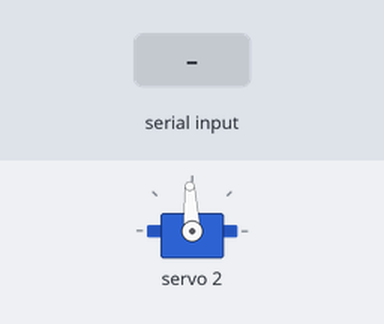
The sketch below on a simulated Arduino Uno, built with avr-gcc and run on an emulated ATmega328P. Parts: servo. The test bench sets the inputs (shaded band). What the sketch prints to the serial monitor is not drawn.

Above: at 1.4 s.
1.5 s: "30,150\n" received over Serial
At 2.3 s:
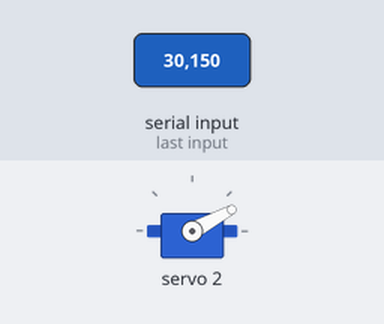
3.0 s: "5\n" received over Serial
At 3.4 s:
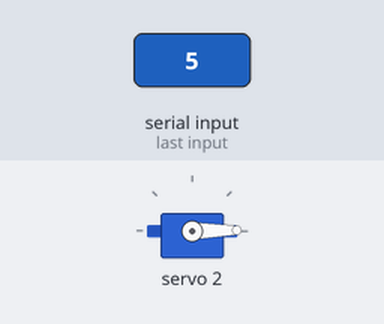
4.5 s: "90,45\n" received over Serial
At 5.7 s:
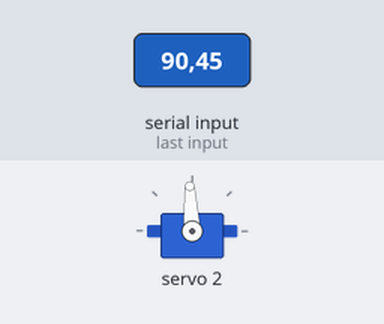
Timing chart, 0 to 7.5 s (numbered marks = the images above; inputs shaded):
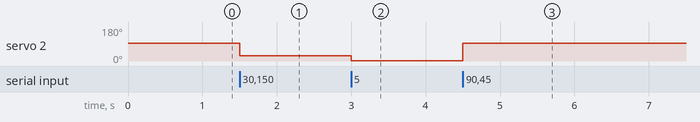

Measured:
- after the input at 1.5 s, servo 2: 93° → 28° at once
- after the input at 3.0 s, servo 2: 28° → 1° at once
- after the input at 4.5 s, servo 2: 1° → 93° at once

The sketch:

angle_tester.ino
```cpp
#include <Wire.h>
#include <Adafruit_PWMServoDriver.h>

Adafruit_PWMServoDriver pwm = Adafruit_PWMServoDriver();

#define SERVO_MIN 102
#define SERVO_MAX 512
#define SERVO_CH   2

void setServoAngle(uint8_t ch, int angle) {
  angle = constrain(angle, 0, 180);
  uint16_t pulse = map(angle, 0, 180, SERVO_MIN, SERVO_MAX);
  pwm.setPWM(ch, 0, pulse);
  Serial.print("Servo "); Serial.print(ch);
  Serial.print(" -> "); Serial.print(angle); Serial.println("°");
}

void setup() {
  Serial.begin(115200);
  Wire.begin();
  pwm.begin();
  pwm.setPWMFreq(50);
  delay(200);

  setServoAngle(SERVO_CH, 90);
  Serial.println("Enter angle (0–180) and press ENTER:");
}

void loop() {
  if (Serial.available()) {
    String line = Serial.readStringUntil('\n');
    line.trim();
    if (line.length()) {
      int angle = line.toInt();
      if (angle < 0 || angle > 180) {
        Serial.println("Error: angle must be 0–180");
      } else {
        setServoAngle(SERVO_CH, angle);
      }
    }
  }
}
```
